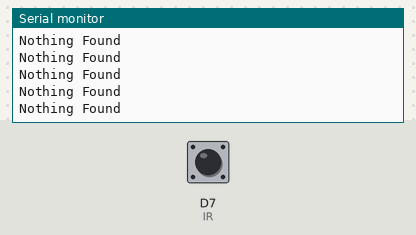
A sketch run on a simulated ESP8266 (NodeMCU). Shown: the last lines printed to the serial monitor. The inputs (shaded band) are chosen by the test bench; at power-on: D7 (IR) HIGH.

Above: at 1.2 s.
1.3 s: D7 (IR) driven LOW
At 1.8 s:
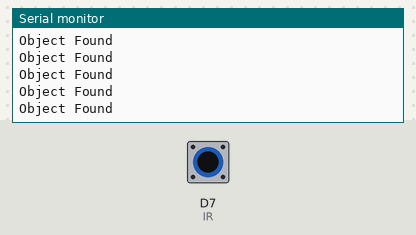
3.2 s: D7 (IR) pulsed HIGH 2 times (0.12 s each, 0.3 s apart)
6.8 s: D7 (IR) pulsed HIGH 5 times (0.12 s each, 0.3 s apart)
11.3 s: D7 (IR) driven HIGH
At 11.8 s:
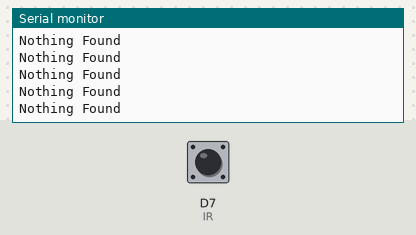

Measured:
- after the input at 1.3 s, the serial monitor: prints a new line at once (image 1)
- after the input at 11.3 s, the serial monitor: prints a new line at once (image 2)

The sketch:

ir_sensor_2.ino
```cpp
#define IR D7
bool ir;
void setup()
{
  pinMode(IR,INPUT_PULLUP);
  Serial.begin(9600);
}
void loop()
{
  ir=digitalRead(IR);
  if(ir== HIGH)
  {
    Serial.println("Nothing Found");
  }
  else if(ir==LOW)
  {
    Serial.println("Object Found");
  }
}
```
